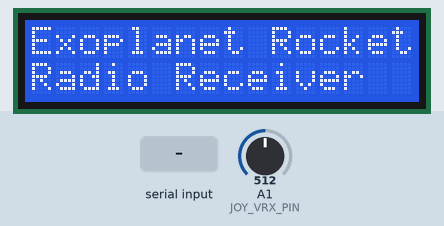
Recording of a sketch running on a simulated Arduino Uno, built with avr-gcc and run on an emulated ATmega328P. Parts: 16×2 character LCD. The inputs (shaded band) are chosen by the test bench; at power-on: A1 (JOY_VRX_PIN) = 512. What the sketch prints to the serial monitor is not drawn.

Above: at 1.2 s.
1.3 s: A1 (JOY_VRX_PIN) set to 592
3.5 s: A1 (JOY_VRX_PIN) set to 618
At 6.3 s:
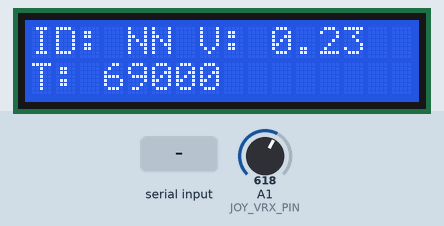
6.5 s: "90;45;200\n" received over Serial
At 9.1 s:
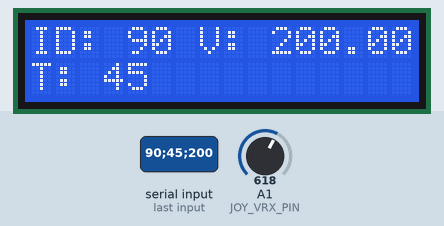
9.5 s: "30;150\n" received over Serial
At 12.3 s:
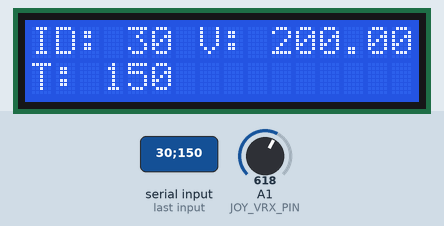
12.5 s: "90;45;200;10\n" received over Serial
At 14.4 s:
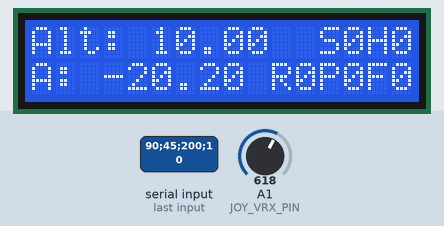
15.5 s: "90;45;200;10;150;30\n" received over Serial
At 17.7 s:
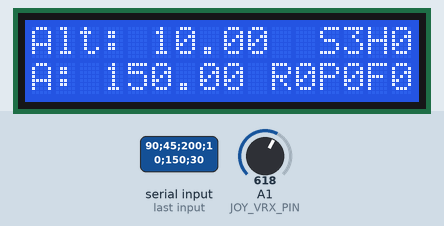
Timing chart, 0 to 19.2 s (numbered marks = the images above; inputs shaded):
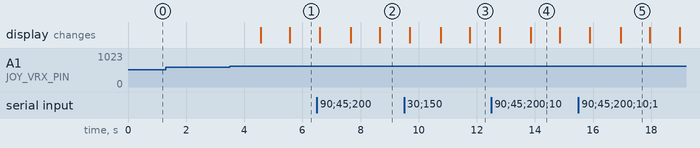

The sketch:

reciever_station.ino
```cpp
#include <Wire.h>
#include <LiquidCrystal_I2C.h>

// SCL is connected to A5
// SDA is connected to A4
const int SET_RADIO_PIN = A3;
const int CS_RADIO_PIN = A2;
const int JOY_VRX_PIN = A1;

const int JOY_R_THRESHOLD = 0;
const int JOY_L_THRESHOLD = 600;
const int PAGE_CHANGE_TIME = 1000; // 1 second
const int UPDATE_INTERVAL = 1000;

String incomingData = "";

LiquidCrystal_I2C lcd(0x3F, 16, 2);

int currentPage = 0;
unsigned long pageChangeStartTime = 0;
unsigned long lastUpdateTime = 0;

// Rocket data variables
String rocketID = "NN"; // ID
unsigned long rocketTimestamp = 69000; // T
float rocketVoltage = 0.23; // V
float rocketAltitude = 250.5; // Alt
float rocketAcceleration = -20.2; // A
int rocketStartPoint = 0; // S
int rocketApogeePoint = 0; // H
int rocketActivatePoint = 0; // R
int rocketParachutePoint = 0; // P
int rocketLandingPoint = 0; // F

void setup() {
  Serial.begin(9600);

  lcd.init();
  lcd.backlight();
  lcd.setCursor(0, 0);
  lcd.print("Exoplanet Rocket");
  lcd.setCursor(0, 1);
  lcd.print("Radio Receiver");

  // Sleep mode: CS: 0, SET: Doesn't matter (Probably 0)
  // Working mode: CS: 1, SET: 1
  // Setting mode: CS: 1, SET: 0
  pinMode(CS_RADIO_PIN, INPUT);
  pinMode(SET_RADIO_PIN, INPUT);
}

void loop() {
    int joyValue = analogRead(JOY_VRX_PIN);

  if (joyValue == JOY_R_THRESHOLD) {
    if (millis() - pageChangeStartTime > PAGE_CHANGE_TIME) {
      changePage(1);
      pageChangeStartTime = millis();
    }
  } else if (joyValue > JOY_L_THRESHOLD) {
    if (millis() - pageChangeStartTime > PAGE_CHANGE_TIME) {
      changePage(-1);
      pageChangeStartTime = millis();
    }
  } else {
    pageChangeStartTime = millis(); // Reset the timer when the joystick is not moved
  }

  // Update the display every second
  if (millis() - lastUpdateTime >= UPDATE_INTERVAL) {
    if (currentPage != 0) {
      updatePage();
      lastUpdateTime = millis();
    }
  }

    while (Serial.available() > 0) {
        char incomingChar = Serial.read();

        if (incomingChar == '\n') {  // Assuming newline is the end of the data
            parseRocketData();
            Serial.println(incomingData);
            incomingData = "";  // Reset the String for the next data
        } else {
            incomingData += incomingChar;  // Append the character to the String
        }
    }
}

void changePage(int direction) {
  lcd.clear();
  currentPage += direction;

  if (currentPage == -1) {
    currentPage = 2; // Wrap around to the last page
  } else if (currentPage == 3) {
    currentPage = 0; // Wrap around to the first page
  }

  if (currentPage == 0) {
    lcd.setCursor(0, 0);
    lcd.print("Exoplanet Rocket");
    lcd.setCursor(0, 1);
    lcd.print("Radio Receiver");
  } else if (currentPage == 1) {
    lcd.setCursor(0, 0);
    lcd.print("ID: " + String(rocketID)); // rocketID is already a string, but just in case
    lcd.setCursor(7, 0);
    lcd.print("V: " + String(rocketVoltage, 2));
    lcd.setCursor(0, 1);
    lcd.print("T: " + String(rocketTimestamp));
  } else if (currentPage == 2) {
    lcd.setCursor(0, 0);
    lcd.print("Alt: " + String(rocketAltitude));
    lcd.setCursor(0, 1);
    lcd.print("A: " + String(rocketAcceleration));
    lcd.setCursor(12, 0);
    lcd.print("S" + String(rocketStartPoint));
    lcd.setCursor(14, 0);
    lcd.print("H" + String(rocketApogeePoint));
    lcd.setCursor(10, 1);
    lcd.print("R" + String(rocketActivatePoint));
    lcd.setCursor(12, 1);
    lcd.print("P" + String(rocketParachutePoint));
    lcd.setCursor(14, 1);
    lcd.print("F" + String(rocketLandingPoint));
  }
}

void updatePage() {
  changePage(0);
}

void parseRocketData() {
  // Find the index of the semicolon after the team ID
  size_t semicolonIndex = incomingData.indexOf(';');

  // Check if a semicolon is found and if there's enough room for a valid team ID
  if (semicolonIndex != -1 && semicolonIndex + 2 <= incomingData.length()) {
    // Extract the team ID portion from the incoming data
    rocketID = incomingData.substring(0, semicolonIndex);

    // Update the rest of the variables as usual
    char dataBuffer[100];
    incomingData.substring(semicolonIndex + 1).toCharArray(dataBuffer, sizeof(dataBuffer));

    char* token = strtok(dataBuffer, ";");

    if (token != NULL) rocketTimestamp = atol(token);

    token = strtok(NULL, ";");
    if (token != NULL) rocketVoltage = atof(token);

    token = strtok(NULL, ";");
    if (token != NULL) rocketAltitude = atof(token);

    token = strtok(NULL, ";");
    if (token != NULL) rocketAcceleration = atof(token);

    token = strtok(NULL, ";");
    if (token != NULL) rocketStartPoint = atoi(token);

    token = strtok(NULL, ";");
    if (token != NULL) rocketApogeePoint = atoi(token);

    token = strtok(NULL, ";");
    if (token != NULL) rocketActivatePoint = atoi(token);

    token = strtok(NULL, ";");
    if (token != NULL) rocketParachutePoint = atoi(token);

    token = strtok(NULL, ";");
    if (token != NULL) rocketLandingPoint = atoi(token);
  }
}
```

Measured:
- the behaviour switches between 600 and 601 on A1 (JOY_VRX_PIN) (found by bisection; images 0 and 1)
- after the input at 1.3 s, every drawn part: stays the same
- after the input at 3.5 s, the display: first changes after 1.1 s (image 1 shows a later state)
- after the input at 6.5 s, the display: first differs from a run without the input after 2.2 s (image 2)
- what the display in image 4 shows lasts 1.0 s, from 13.9 s to 14.9 s
